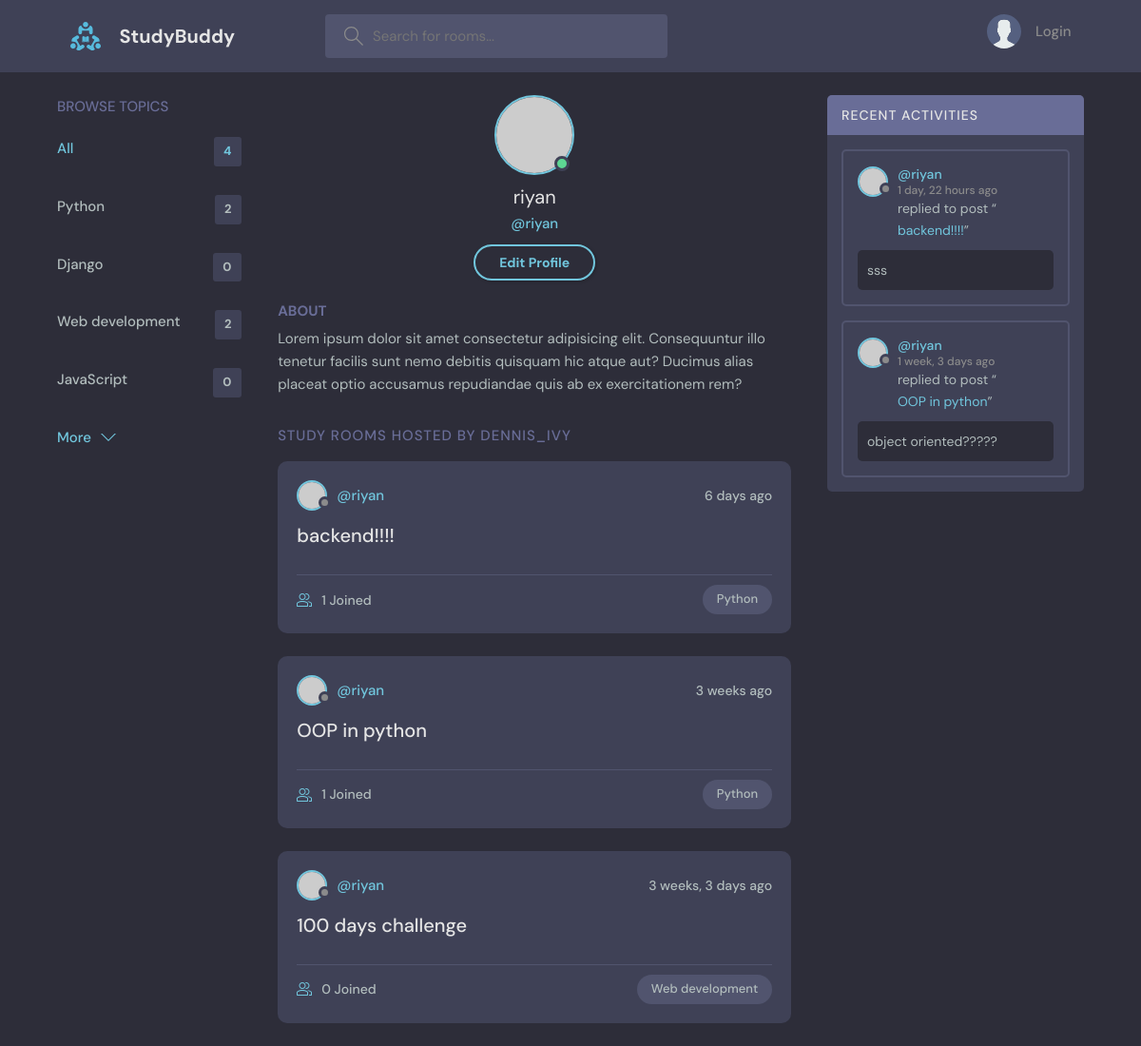
Before: /profile/1 with the older database file.
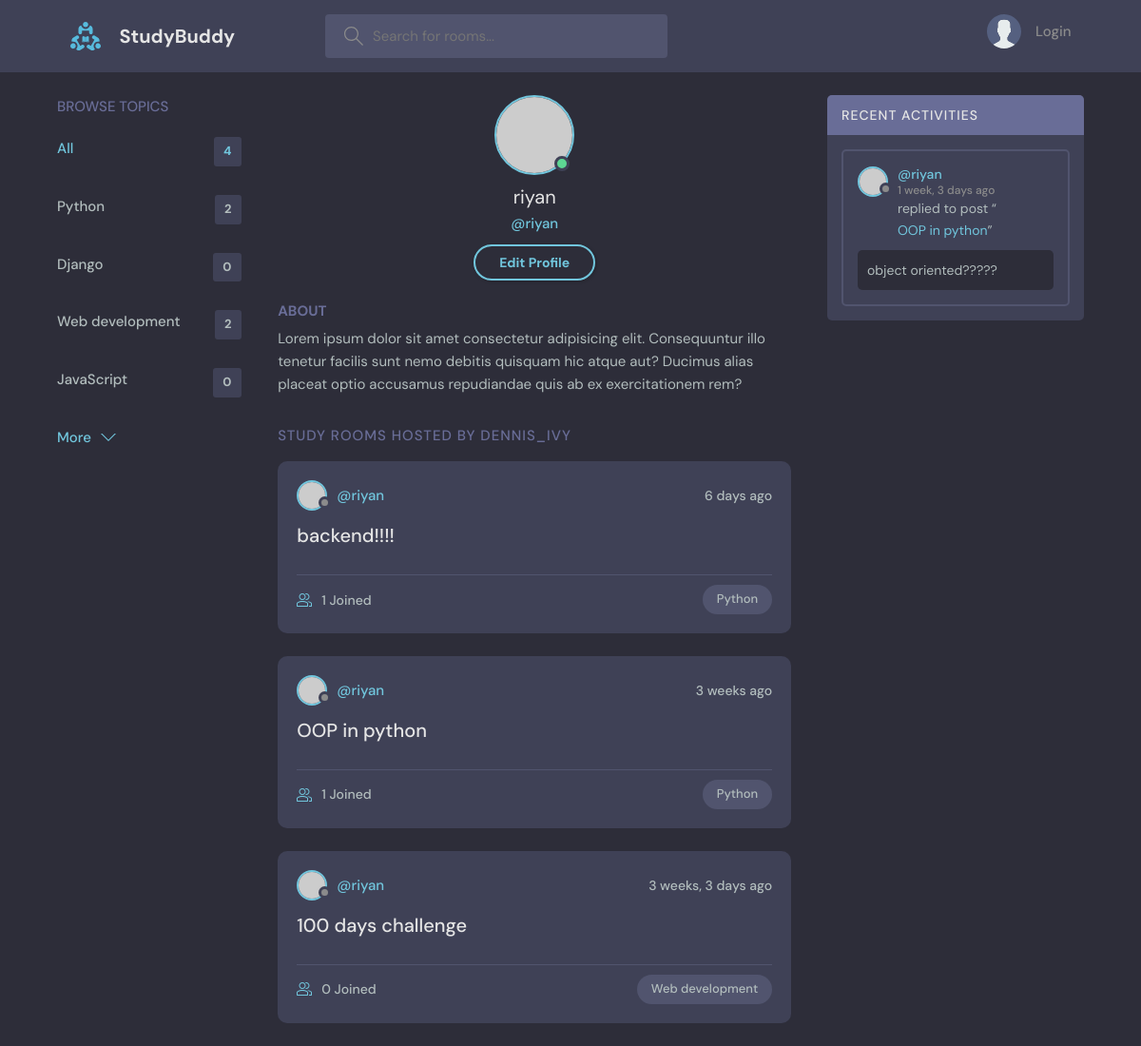
After: the same page with the newer database file.
### base/models.py (models this page shows, shortened)
class Topic(models.Model):
    name = models.CharField(max_length=200)

class Room(models.Model):
    host = models.ForeignKey(User, on_delete=models.SET_NULL, null=True)
    topic = models.ForeignKey(Topic, on_delete=models.SET_NULL, null=True)
    name = models.CharField(max_length=200)
    description = models.TextField(null=True, blank=True)
    participants = models.ManyToManyField(
        User, related_name="participants", blank=True)
    updated = models.DateTimeField(auto_now=True)
    created = models.DateTimeField(auto_now_add=True)
    class Meta:
        ordering = ['-updated', '-created']
    def __str__(self):
        return self.name

class Message(models.Model):
    user = models.ForeignKey(User, on_delete=models.CASCADE)
    room = models.ForeignKey(Room, on_delete=models.CASCADE)
    body = models.TextField()
    updated = models.DateTimeField(auto_now=True)
    created = models.DateTimeField(auto_now_add=True)
    class Meta:
        ordering = ['-updated', '-created']

### base/views.py (the view)
# urls.py: path("profile/<str:pk>", views.userProfile, name="user-profile"),
def userProfile(request, pk):
    user = User.objects.get(id=pk)
    room_messages = user.message_set.all()
    topics = Topic.objects.all()
    rooms = user.room_set.all()
    context = {"user": user, "rooms": rooms,
               "room_messages": room_messages, "topics": topics}
    return render(request, "base/profile.html", context)

### base/templates/base/profile.html
{% extends 'main.html' %} {% block content %}
<main class="profile-page layout layout--3">
  <div class="container">
    {% include 'base/topics_component.html' %}
    <div class="roomList">
      <div class="profile">
        <div class="profile__avatar">
          <div class="avatar avatar--large active">
            <img src="https://randomuser.me/api/portraits/men/11.jpg" />
          </div>
        </div>
        <div class="profile__info">
          <h3>{{ user.username }}</h3>
          <p>@{{ user.username }}</p>
          <a href="edit-user.html" class="btn btn--main btn--pill"
            >Edit Profile</a
          >
        </div>
        <div class="profile__about">
          <h3>About</h3>
          <p>
            Lorem ipsum dolor sit amet consectetur adipisicing elit.
            Consequuntur illo tenetur facilis sunt nemo debitis quisquam hic
            atque aut? Ducimus alias placeat optio accusamus repudiandae quis ab
            ex exercitationem rem?
          </p>
        </div>
      </div>
      <div class="roomList__header">
        <div>
          <h2>Study Rooms Hosted by dennis_ivy</h2>
        </div>
      </div>
      {% include 'base/feed_component.html' %}
    </div>
    {% include 'base/activity_component.html' %}
  </div>
</main>
{% endblock content %}

### templates/main.html (shortened to what this page needs)
<!DOCTYPE html>
{% load static %}
<html lang="en">
  <head>
    <link rel="stylesheet" href="{% static 'styles/style.css' %}" />
  </head>
  <body>
    {% include 'navbar.html' %}  {% block content %} {% endblock %}
  </body>
</html>

### templates/navbar.html (shortened to what this page needs)
{% load static %}
<header class="header header--loggedIn">
  <div class="container">
    <a href="{% url 'home' %}" class="header__logo">
      <img src="{% static 'images/logo.svg' %}" />
      <h1>StudyBuddy</h1>
    </a>
    <form class="header__search" method="GET" action="{% url 'home' %}">
      <label>
        <input name="q" placeholder="Search for rooms..." />
      </label>
    </form>
    <nav class="header__menu">
      {% if request.user.is_authenticated %}
      <div class="header__user">
        <a href="profile.html">
          <div class="avatar avatar--medium active">
            <img src="{% static 'images/pic.png' %}" />
          </div>
          <p>
            {{ request.user.username }}
            <span>@{{ request.user.username }}</span>
          </p>
        </a>
        <button class="dropdown-button">
          <svg
            version="1.1"
            xmlns="http://www.w3.org/2000/svg"
            width="32"
            height="32"
            viewBox="0 0 32 32"
          >
            <title>chevron-down</title>
            <path d="M16 21l-13-13h-3l16 16 16-16h-3l-13 13z"></path>
          </svg>
        </button>
      </div>
      {% else %}
      <a href="{% url 'login' %}">
        <img src="{% static 'images/avatar.svg' %}" />
        <p>Login</p>
      </a>
      {% endif %}
    </nav>
  </div>
</header>

### base/templates/base/topics_component.html
<div class="topics">
  <div class="topics__header">
    <h2>Browse Topics</h2>
  </div>
  <ul class="topics__list">
    <li>
      <a href="{% url 'home' %}" class="active"
        >All <span>{{ topics.count }}</span></a
      >
    </li>
    {% for topic in topics %}
    <li>
      <a href="{% url 'home' %}?q={{ topic.name }}"
        >{{ topic.name }} <span>{{ topic.room_set.all.count }}</span></a
      >
    </li>
    {% endfor %}
  </ul>
  <a class="btn btn--link" href="topics.html">
    More
    <svg
      version="1.1"
      xmlns="http://www.w3.org/2000/svg"
      width="32"
      height="32"
      viewBox="0 0 32 32"
    >
      <title>chevron-down</title>
      <path d="M16 21l-13-13h-3l16 16 16-16h-3l-13 13z"></path>
    </svg>
  </a>
</div>

### base/templates/base/feed_component.html (shortened to what this page needs)
{% for room in rooms %}
<div class="roomListRoom">
  <div class="roomListRoom__header">
    <a
      href="{% url 'user-profile' room.host.id %}"
      class="roomListRoom__author"
    >
      <div class="avatar avatar--small">
        <img src="https://randomuser.me/api/portraits/women/11.jpg" />
      </div>
      <span>@{{ room.host.username }}</span>
    </a>
    <div class="roomListRoom__actions">
      <span>{{ room.created | timesince }} ago</span>
    </div>
  </div>
  <div class="roomListRoom__content">
    <a href="{% url 'room' room.id %}">{{ room.name }}</a>
  </div>
  <div class="roomListRoom__meta">
    <a href="{% url 'room' room.id %}" class="roomListRoom__joined">
      {{ room.participants.all.count }} Joined
    </a>
    <p class="roomListRoom__topic">{{ room.topic.name }}</p>
  </div>
</div>
{% endfor %}

### base/templates/base/activity_component.html (shortened to what this page needs)
<div class="activities">
  <div class="activities__header">
    <h2>Recent Activities</h2>
  </div>
  {% for message in room_messages %}
  <div class="activities__box">
    <div class="activities__boxHeader roomListRoom__header">
      <a
        href="{% url 'user-profile' message.user.id %}"
        class="roomListRoom__author"
      >
        <div class="avatar avatar--small">
          <img src="https://randomuser.me/api/portraits/women/11.jpg" />
        </div>
        <p>
          @{{ message.user }}
          <span>{{ message.created | timesince }} ago</span>
        </p>
      </a>
    </div>
    <div class="activities__boxContent">
      <p>
        replied to post “<a href="{% url 'room' message.room.id %}"
          >{{ message.room }}</a
        >”
      </p>
      <div class="activities__boxRoomContent">{{ message.body }}</div>
    </div>
  </div>
  {% endfor %}
</div>

Changed rows visible on the page:
removed Message: user "riyan", created "1 day, 22 hours", room "backend!!!!", body "sss"
